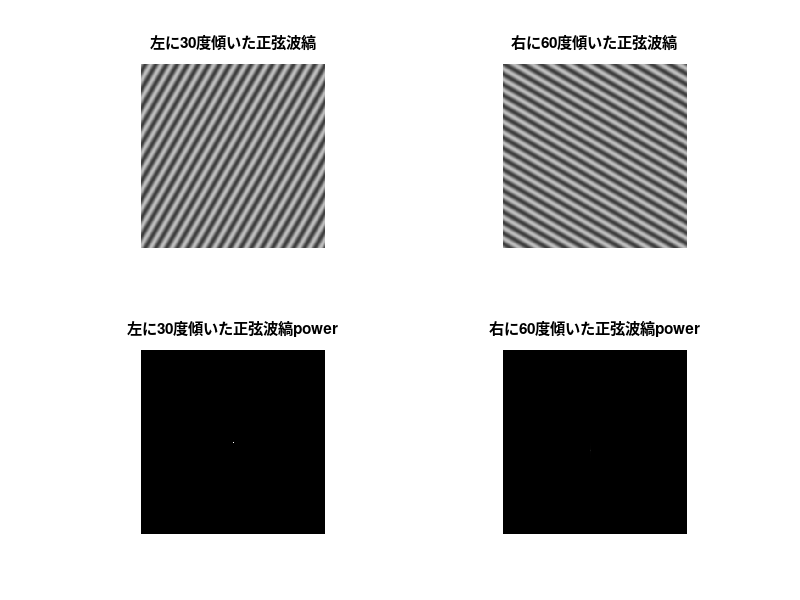

Here is the MATLAB script that generated this plot:
clear;
close all;

height = 400;
width = 400;

%def vals
contrast = 0.5;
freq = 0.05;
phiLeft30 = -30*(pi/180);
phiRight60 = 60*(pi/180);
avgBright = 255/2;

%predefine
phSinWavePhiLeft30 = zeros(height, width);
phSinWavePhiRight60 = zeros(height, width);

[x,y] = meshgrid(-199:200, 200:-1:-199);
phSinWavePhiLeft30 = avgBright * (1 + contrast * sin(2*pi*freq*(y*sin(phiLeft30) + x*cos(phiLeft30))));
phSinWavePhiRight60 = avgBright * (1 + contrast * sin(2*pi*freq*(y*sin(phiRight60) + x*cos(phiRight60))));

%img -> freq
swpl30Freq = fft2(phSinWavePhiLeft30);
swpl30FreqShifted = fftshift(swpl30Freq);
swpr60Freq = fft2(phSinWavePhiRight60);
swpr60FreqShifted = fftshift(swpr60Freq);

%get non-filtered power
nfp30Power = abs(swpl30FreqShifted);
nfp60Power = abs(swpr60FreqShifted);


%figure from here, no scaling(average bright = half of maximum bright)
figure();
    subplot(2,2,1);
    colormap(gray(256));
    image(phSinWavePhiLeft30);
    title('左に30度傾いた正弦波縞');
    axis off;
    axis image;
    
    subplot(2,2,2);
    colormap(gray(256));
    image(phSinWavePhiRight60);
    title('右に60度傾いた正弦波縞');
    axis off;
    axis image;
    
    subplot(2,2,3);
    colormap(gray);
    imagesc(nfp30Power);
    title('左に30度傾いた正弦波縞power');
    axis off;
    axis image;
    
    subplot(2,2,4);
    colormap(gray);
    imagesc(nfp60Power);
    title('右に60度傾いた正弦波縞power');
    axis off;
    axis image;
    
    %スケーリングによって斜め方向のスペクトルのパワーが小さく見えるが, 中心の白い点と斜め方向のパワーは同じ
    


 